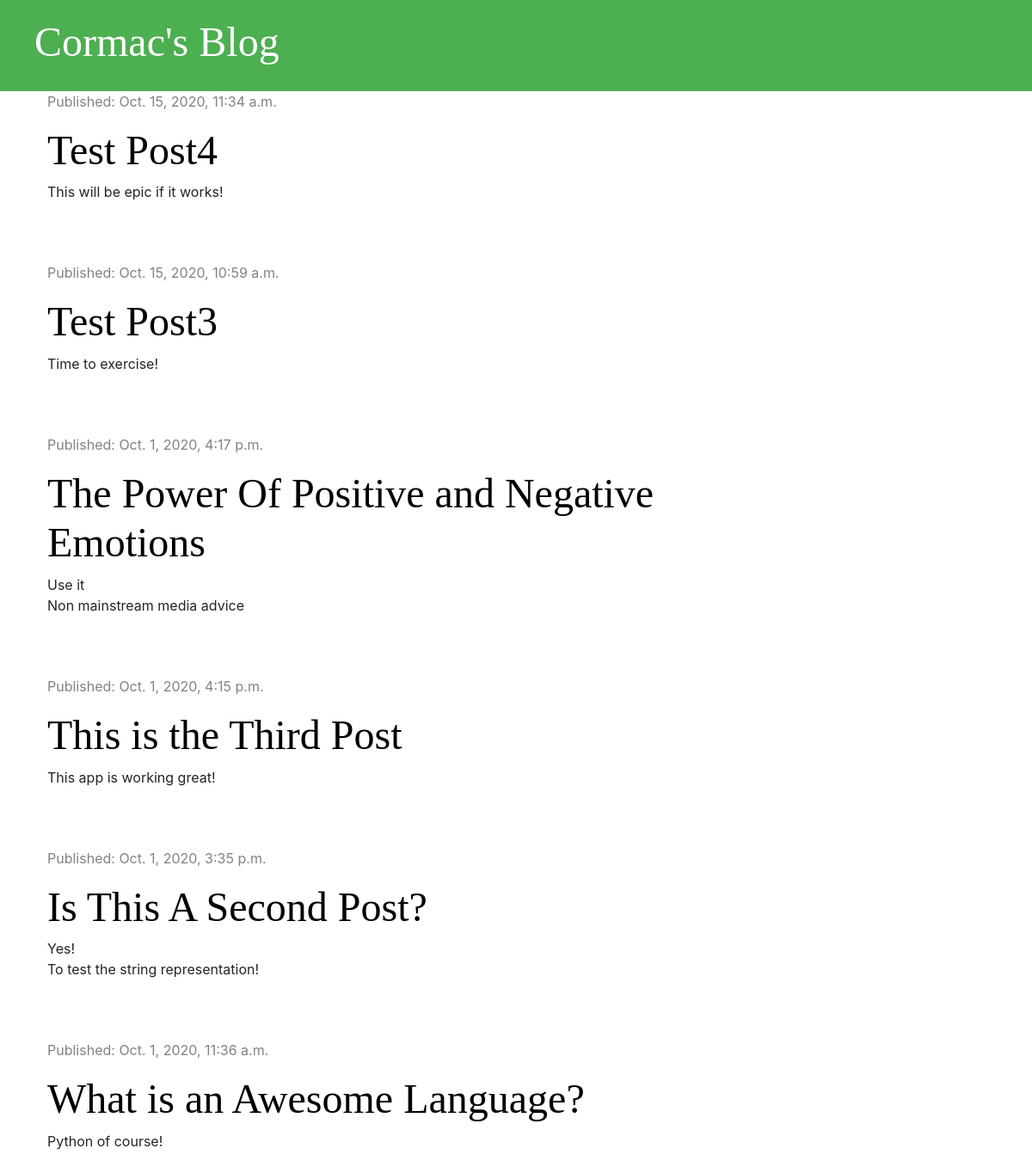
Before: / with the older database file.
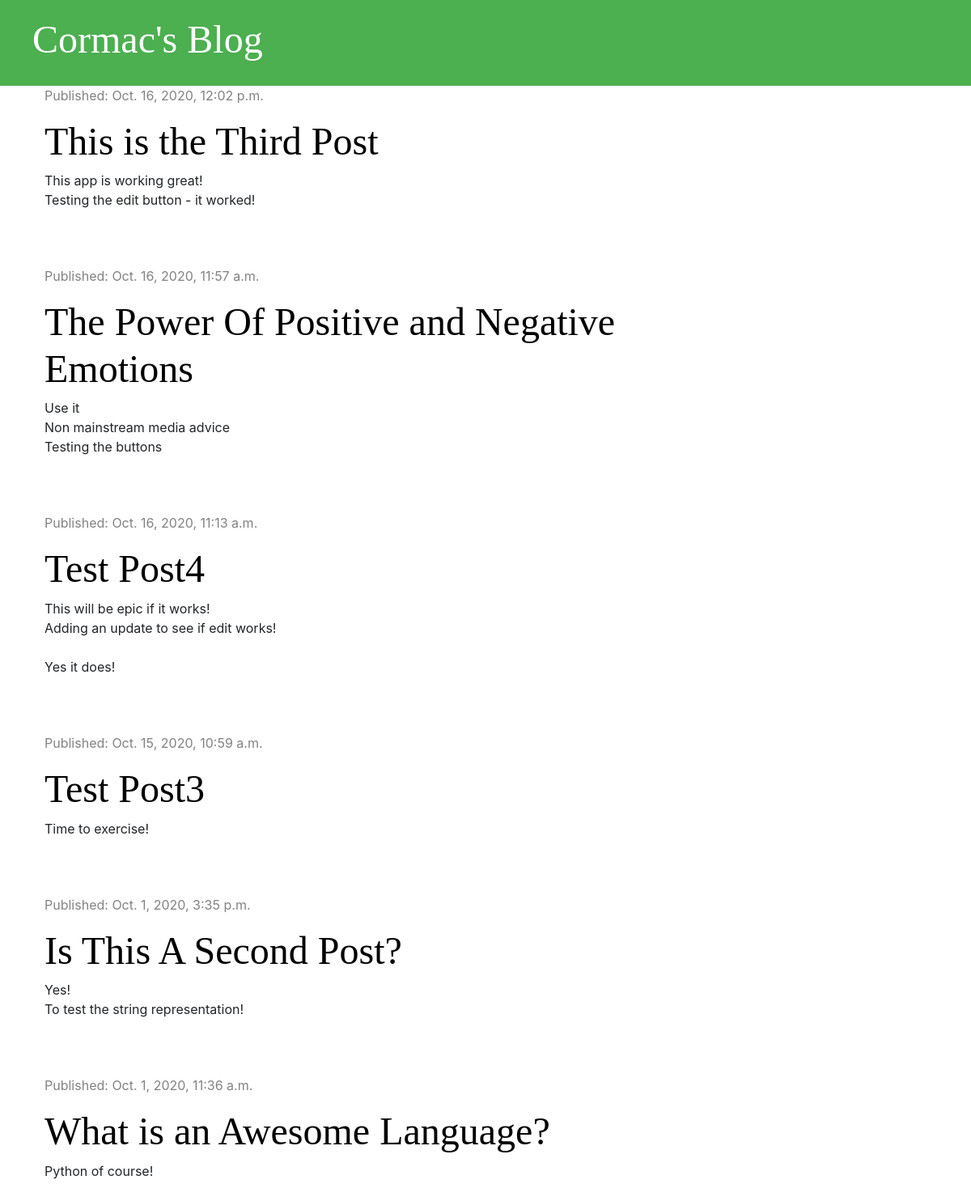
After: the same page with the newer database file.
### blog/models.py (models this page shows, shortened)
class Post(models.Model):
    objects = None
    author = models.ForeignKey('auth.User', on_delete=models.CASCADE)
    title = models.CharField(max_length=200)
    text  = models.TextField()
    created_date = models.DateTimeField(default=timezone.now)
    published_date = models.DateTimeField(blank=True, null=True)

### blog/views.py (the view)
# urls.py: path('', views.post_list, name='post_list'),
def post_list(request):
    posts = Post.objects.filter(published_date__lte=timezone.now()).order_by('-published_date')
    stuff_for_frontend = {'posts': posts}
    return render(request, 'blog/post_list.html', stuff_for_frontend)

### blog/templates/blog/post_list.html
{% extends 'blog/base.html' %}
{% block content %}
    {% for post in posts %}
        <div class="post">
            <div class="date">
                <p>Published: {{ post.published_date }}</p>
            </div>
            <h1><a href="{% url 'post_detail' pk=post.pk %}">{{ post.title }}</a></h1>
            <p>{{ post.text|linebreaksbr }}</p>
        </div>
    {% endfor %}
{% endblock %}

### blog/templates/blog/base.html (shortened to what this page needs)
{% load static %}
<!DOCTYPE html>
<html lang="en">
<head>
    <link rel="stylesheet" href="https://stackpath.bootstrapcdn.com/bootstrap/4.5.2/css/bootstrap.min.css">
    <link rel="stylesheet" href="{% static 'css/blog.css' %}">
</head>
<body>
<div class="page-header">
    <h1><a href="{% url 'post_list' %}">Cormac's Blog</a></h1>
</div>
<div class="content container">
    <div class="row">
        <div class="col-md-8">
            {% block content %}
            {% endblock %}
        </div>
    </div>
</div>
</body>
</html>

### blog/static/css/blog.css (style rules this page uses)
.page-header { background-color: rgb(76, 175, 80); margin-top: 0; padding: 20px 20px 20px 40px; }
.page-header h1, .page-header h1 a { color: #ffffff; font-size: 36pt; text-decoration: none; }
.content { margin-left: 40px; }
h1, h2, h3, h4 { font-family: "Times New Roman", Times, serif; font-size: 48px; }
.date { color: #828282; }
.post { margin-bottom: 70px; }
.post h1 a { color: #000000; }

Changed rows visible on the page:
changed Post "This is the Third Post": published_date "Oct. 1, 2020, 4:15 p.m." → "Oct. 16, 2020, 12:02 p.m."; text "This app is working great!" → "This app is working great! Testing the edit button - it worked!"; moves up the list
changed Post "The Power Of Positive and Negative Emotions": published_date "Oct. 1, 2020, 4:17 p.m." → "Oct. 16, 2020, 11:57 a.m."; text "Use it Non mainstream media advice" → "Use it Non mainstream media advice Testing the buttons"; moves up the list
changed Post "Test Post4": published_date "Oct. 15, 2020, 11:34 a.m." → "Oct. 16, 2020, 11:13 a.m."; text "This will be epic if it works!" → "This will be epic if it works! Adding an update to see if edit works! Yes it does!"
